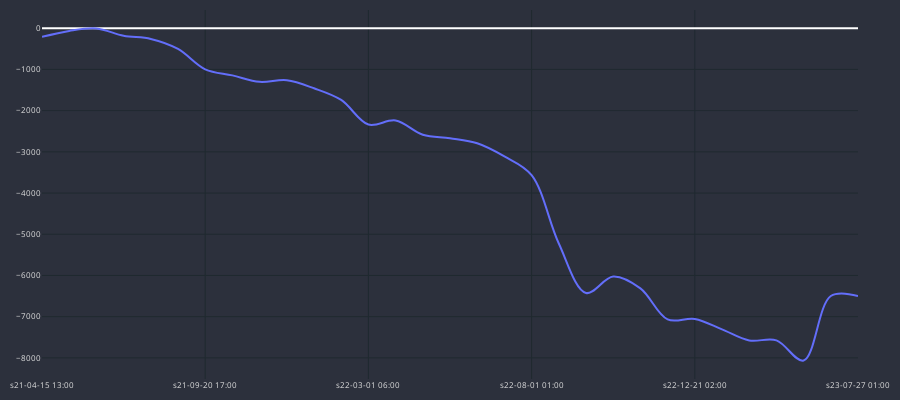

The notebook cell saved with this chart:
### Code cell
cp = CandlePlot(df_trades, candles=False)
cp.show_plot(line_traces=['GAIN_C'])

### Figure 1 — Plotly figure (JSON) as saved in the notebook; plotly's stock layout.template omitted (floating-point values rounded to 4 significant figures)
{"data": [{"line": {"shape": "spline", "width": 2}, "name": "GAIN_C", "type": "scatter", "x": ["s21-04-15 13:00", "s21-05-04 21:00", "s21-06-21 21:00", "s21-08-09 21:00", "s21-08-18 21:00", "s21-09-09 17:00", "s21-09-20 17:00", "s21-10-11 13:00", "s21-11-11 02:00", "s21-12-27 18:00", "s22-01-30 22:00", "s22-02-09 10:00", "s22-03-01 06:00", "s22-03-22 13:00", "s22-05-05 09:00", "s22-06-06 05:00", "s22-07-08 09:00", "s22-07-25 13:00", "s22-08-01 01:00", "s22-09-07 21:00", "s22-09-25 21:00", "s22-10-11 09:00", "s22-11-15 22:00", "s22-12-14 18:00", "s22-12-21 02:00", "s23-01-31 06:00", "s23-02-08 06:00", "s23-02-15 10:00", "s23-03-22 21:00", "s23-04-04 05:00", "s23-07-27 01:00"], "y": [-210.3, -65.1, -5.5, -181.9, -259.6, -502.2, -997.2, -1144.0, -1302.0, -1263.0, -1458.0, -1741.0, -2339.0, -2238.0, -2584.0, -2670.0, -2791.0, -3111.0, -3565.0, -5224.0, -6425.0, -6026.0, -6314.0, -7068.0, -7056.0, -7309.0, -7577.0, -7575.0, -8065.0, -6498.0, -6498.0]}], "layout": {"font": {"color": "#e1e1e1", "size": 8}, "height": 400, "margin": {"b": 10, "l": 10, "r": 10, "t": 10}, "paper_bgcolor": "#2c303c", "plot_bgcolor": "#2c303c", "width": 900, "xaxis": {"autorange": true, "gridcolor": "#1f292f", "nticks": 5, "range": [0, 30], "rangeslider": {"visible": false, "yaxis": {}}, "type": "category"}, "yaxis": {"autorange": true, "gridcolor": "#1f292f", "range": [-8513.0, 442.3], "type": "linear"}}}
